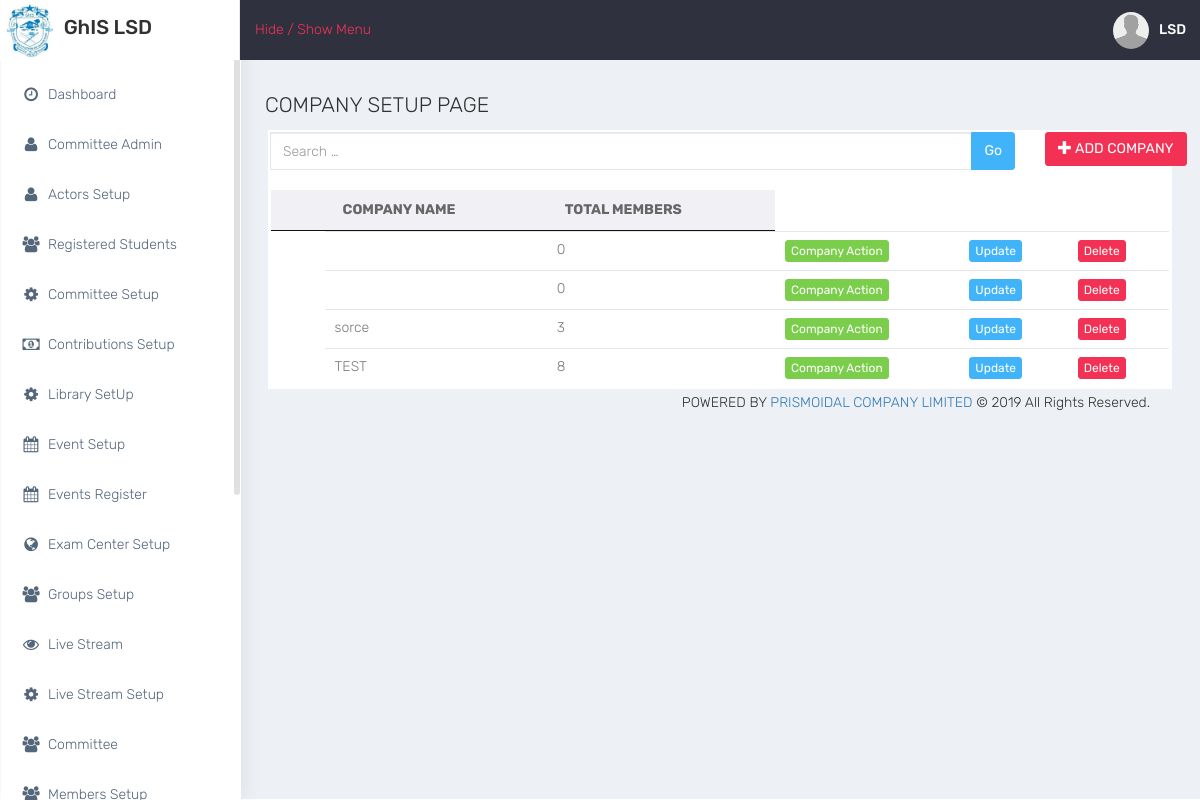
Screenshot of /pages/admin_company.php (signed in) with the database file from the repository.
### tables this page shows
CREATE TABLE `company` (
  `company_id` int(11) NOT NULL,
  `company_name` varchar(50) NOT NULL,
  `company_members_id` text NOT NULL,
  `record_hide` varchar(5) NOT NULL,
  `date_done` timestamp NOT NULL DEFAULT current_timestamp()
);

### pages/Classes/db/db.php (called while the page is built)
<?php
	class DbConnect{
		private $host = "localhost";
		private $dbname = "ghislsd_db";
		private $user = "root";
		private $password = "";
		public function connect(){
			try {
					$conn = new PDO("mysql:host=".$this->host."; dbname=".$this->dbname,$this->user,$this->password);
					$conn->setAttribute(PDO::ATTR_ERRMODE,PDO::ERRMODE_EXCEPTION);
					return $conn;
			} catch (PDOException $e) {
				echo "Database Error:".$e->getMessage();
			}
		}
	}
 ?>

### pages/Classes/Company.php (called while the page is built, shortened)
<?php
	class Company{
		private $dbConn;
		private $recordHide = "NO";
		private $table= "company";
		public function __construct(){
			require_once("db/db.php");
			$db = new DbConnect();
			$this->dbConn = $db->connect();
		}
			function get_companys(){
				$sql="SELECT * FROM $this->table WHERE record_hide =:recordHide ORDER BY company_id DESC";
				$stmt = $this->dbConn->prepare($sql);
				$stmt->bindParam(":recordHide",$this->recordHide);
				if ($stmt->execute()) {
					$results= $stmt->fetchAll(PDO::FETCH_ASSOC);
					return $results;
				}
				else{
					die();
					}
			}
	}
 ?>

### pages/admin_company.php (the view, shortened to what this page needs)
<?php include("header.php");
      require_once("Classes/Company.php");
?>
<div class="row">
    <div class="col-sm-12">
        <h3 class="box-title">COMPANY SETUP PAGE</h3>
        <div class="white-box">
            <div class="row">
              <div class="col-md-10">
                <form >
                  <div class="input-group">
                    <input type="text" name="search" class="form-control" placeholder="Search &hellip;" id="searchInput" autocomplete="off">
                    <span class="input-group-btn"><button type="button" class="btn btn-info">Go</button></span>
                  </div>
                 </form>
              </div>
              <div class="col-md-2">
                 <button data-toggle="modal" data-target="#myModal" class="btn btn-danger"><span class="glyphicon glyphicon-plus"></span> ADD COMPANY</button>
              </div>
            </div>
            <div class="table-responsive"><br>
                <table class="table table-hover">
                    <thead>
                        <tr>
                            <th></th>
                            <th>COMPANY NAME</th>
                            <th>TOTAL MEMBERS</th>
                        </tr>
                    </thead>
                    <tbody id="resultsDisplay">
                          <?php
                          $objCompany = new Company;
                          $companys = $objCompany->get_companys();
                          foreach ($companys as $company) {
                            $membersIdDecode = json_decode($company["company_members_id"]);
                                  echo "
                                      <tr class='row'>
                                        <td>".$company["company_name"]."</td>
                                        <td>".count($membersIdDecode)."</td>
                                        <td>
                                          <input type='button' name='view' value='Company Action' id='".trim($company["company_id"])."' class='btn btn-success btn-xs company_action' />
                                        </td>
                                        <td>
                                          <input type='button' name='view' value='Update' id='".trim($company["company_id"])."' class='btn btn-info btn-xs update_data' />
                                        </td>
                                        <td>
                                          <input type='button' name='view' value='Delete' id='".trim($company["company_id"])."' class='btn btn-danger btn-xs del_data' />
                                        </td>
                                      </tr>
                                    ";
                              }
                         ?>
                    </tbody>
                </table>
            </div>
        </div>
    </div>
</div>
<?php include("footer.php");?>

### pages/css/colors/default.css (style rules this page uses)
body { background: #fff; }
#side-menu li a { color: #54667a; }
#side-menu li a { color: #54667a; border-left: 0px solid #fff; }
#side-menu > li > a { border-left: 3px solid transperant; }

### pages/css/datatables.css (style rules this page uses)
table.dataTable { width: 100%; margin: 0 auto; clear: both; border-collapse: separate; border-spacing: 0; }
table.dataTable thead th, table.dataTable tfoot th { font-weight: bold; }
table.dataTable thead th, table.dataTable thead td { padding: 10px 18px; border-bottom: 1px solid #111; }
table.dataTable tbody tr { background-color: #ffffff; }
table.dataTable tbody th, table.dataTable tbody td { padding: 8px 10px; }
table.dataTable, table.dataTable th, table.dataTable td { box-sizing: content-box; }

### rows the page displays
company: count($membersIdDecode) "0"
company: count($membersIdDecode) "0"
company: company_name "sorce", company_members "3"
company: company_name "TEST", company_members "8"

### other values shown
$objUsers->get_header_fullname($_SESSION["member_id"]) "LSD"
